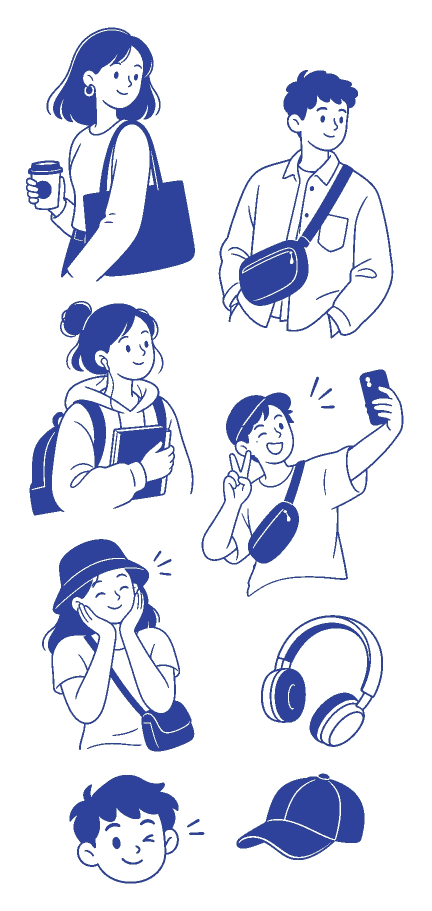
#> input picture photo-sticker-pack-runtime/assets/style-reference.webp, 864 x 1821 px (shown at 1/2 size)
$ python quality_gate.py --input ../assets/style-reference.webp
#> lines starting #> are read from the running program, lines starting #| are printed output that depends on the picture; after the words box and inside, x2 and y2 are one past the last pixel; in counts of white or black regions, pixels touching at a corner belong together; long printed decimals are rounded
### photo-sticker-pack-runtime/scripts/postprocess_sticker.py
from __future__ import annotations

import argparse
from collections import deque
from pathlib import Path
import re
from typing import Tuple

from PIL import Image, ImageChops, ImageDraw, ImageFilter, ImageOps

from font_utils import resolve_cjk_font, resolve_latin_display_font
from svg_layers import compose_layers


SIZE = 1024
SAFE_MARGIN = 64
DIE_CUT_RADIUS = 32
FINAL_DILATION_RADIUS = 1
ART_INSET = SAFE_MARGIN + DIE_CUT_RADIUS + FINAL_DILATION_RADIUS
MAX_ART_SIZE = SIZE - (2 * ART_INSET)
PREFERRED_CAPTIONED_ART_SIZE = 700
MIN_USEFUL_CAPTIONED_ART_SIZE = 384
DIE_CUT_FILTER_SIZE = (2 * DIE_CUT_RADIUS) + 1
FINAL_DILATION_FILTER_SIZE = (2 * FINAL_DILATION_RADIUS) + 1
INK = (46, 66, 155, 255)
WHITE = (255, 255, 255, 255)
TRANSPARENT = (0, 0, 0, 0)
CJK_RE = re.compile(r"[\u3400-\u4dbf\u4e00-\u9fff\uf900-\ufaff]")
ENGLISH_WORD_RE = re.compile(r"[A-Za-z]+(?:'[A-Za-z]+)?")


def _binary(mask: Image.Image, threshold: int = 128) -> Image.Image:
    return mask.convert("L").point(lambda value: 255 if value >= threshold else 0, mode="L")


# [58 lines left out: functions _remove_small_components, _clean_binary_mask, _fit_rgba, _crop_to_alpha, not called in this run]


def _ink_from_rgba(image: Image.Image) -> Image.Image:
    red, green, blue, alpha = image.split()
    channel_minimum = ImageChops.darker(ImageChops.darker(red, green), blue)
    channel_maximum = ImageChops.lighter(ImageChops.lighter(red, green), blue)
    distance_from_white = ImageOps.invert(channel_minimum)
    chroma = ImageChops.subtract(channel_maximum, channel_minimum)
    colored_or_dark = ImageChops.lighter(_binary(distance_from_white, 42), _binary(chroma, 32))
    return ImageChops.darker(_binary(alpha, 16), colored_or_dark)


# [171 lines left out: functions _caption_lines, _caption_mask, _place_caption, _caption_fits_bounds, _fit_captioned_rgba, make_layers and 2 more, not called in this run]


# [2 lines that do not run on import are left out]

### photo-sticker-pack-runtime/scripts/quality_gate.py
from __future__ import annotations

import argparse
from collections import deque
import json
from pathlib import Path

from PIL import Image, ImageFilter

from postprocess_sticker import _ink_from_rgba


MIN_COVERAGE = 0.03
MAX_COVERAGE = 0.72
MAX_FORBIDDEN_RATIO = 0.01
MIN_BORDER_CLEARANCE = 48
# Pixels removed by a 3x3 opening are unsupported one-pixel/fine ink.
MAX_FINE_DETAIL_RATIO = 0.12
# Tiny disconnected marks may be incidental, but cannot dominate the ink.
SMALL_COMPONENT_MAX_AREA = 192
MAX_SMALL_COMPONENT_RATIO = 0.08
# Ink is measured relative to visible subject pixels, not the whole canvas.
MIN_INK_DENSITY = 0.015


def mask_run_count(mask: Image.Image) -> int:
    binary = mask.convert("L").point(lambda value: 1 if value >= 128 else 0)
    pixels = binary.load()
    return sum(
        1
        for y in range(binary.height)
        for x in range(binary.width)
        if pixels[x, y] and (x == 0 or not pixels[x - 1, y])
    )


def small_component_ratio(mask: Image.Image) -> float:
    binary = mask.convert("L").point(lambda value: 255 if value >= 128 else 0)
    width, height = binary.size
    pixels = binary.load()
    seen = bytearray(width * height)
    total_ink = 0
    small_ink = 0
    for y in range(height):
        for x in range(width):
            index = y * width + x
            if seen[index] or not pixels[x, y]:
                continue
            queue = deque([(x, y)])
            seen[index] = 1
            component_area = 0
            while queue:
                px, py = queue.popleft()
                component_area += 1
                for nx, ny in ((px - 1, py), (px + 1, py), (px, py - 1), (px, py + 1)):
                    if 0 <= nx < width and 0 <= ny < height:
                        neighbor_index = ny * width + nx
                        if not seen[neighbor_index] and pixels[nx, ny]:
                            seen[neighbor_index] = 1
                            queue.append((nx, ny))
            total_ink += component_area
            if component_area <= SMALL_COMPONENT_MAX_AREA:
                small_ink += component_area
    return small_ink / max(total_ink, 1)


def fine_detail_ratio(mask: Image.Image) -> float:
    binary = mask.convert("L").point(lambda value: 255 if value >= 128 else 0)
    opened = binary.filter(ImageFilter.MinFilter(3)).filter(ImageFilter.MaxFilter(3))
    ink_pixels = sum(1 for value in binary.getdata() if value)
    supported_pixels = sum(1 for value in opened.getdata() if value)
    return max(0, ink_pixels - supported_pixels) / max(ink_pixels, 1)


def detail_is_excessive(
    fine_ratio: float, component_ratio: float, ink_density: float
) -> bool:
    return (
        fine_ratio > MAX_FINE_DETAIL_RATIO
        or component_ratio > MAX_SMALL_COMPONENT_RATIO
        or ink_density < MIN_INK_DENSITY
    )


def quality_report(image: Image.Image) -> dict[str, object]:
    rgba = image.convert("RGBA")
    alpha = rgba.getchannel("A").point(lambda value: 255 if value >= 16 else 0)
    visible = sum(1 for value in alpha.getdata() if value)
    coverage = visible / (rgba.width * rgba.height)
    bbox = alpha.getbbox()
    allowed = ((46, 66, 155), (255, 255, 255))
    forbidden = sum(
        1
        for red, green, blue, opacity in rgba.getdata()
        if opacity >= 16
        and min(
            sum(abs(value - target) for value, target in zip((red, green, blue), color))
            for color in allowed
        )
        > 48
    )
    forbidden_ratio = forbidden / max(visible, 1)
    ink = _ink_from_rgba(rgba)
    ink_pixels = sum(1 for value in ink.getdata() if value >= 128)
    ink_density = ink_pixels / max(visible, 1)
    fine_ratio = fine_detail_ratio(ink)
    component_ratio = small_component_ratio(ink)
    clearance = (
        0
        if bbox is None
        else min(bbox[0], bbox[1], rgba.width - bbox[2], rgba.height - bbox[3])
    )
    reasons = []
    if not MIN_COVERAGE <= coverage <= MAX_COVERAGE:
        reasons.append("coverage")
    if forbidden_ratio > MAX_FORBIDDEN_RATIO:
        reasons.append("forbidden_palette")
    if detail_is_excessive(fine_ratio, component_ratio, ink_density):
        reasons.append("excessive_detail")
    if clearance < MIN_BORDER_CLEARANCE:
        reasons.append("unsafe_border")
    return {
        "passed": not reasons,
        "reasons": reasons,
        "coverage": coverage,
        "forbidden_ratio": forbidden_ratio,
        "fine_detail_ratio": fine_ratio,
        "small_component_ratio": component_ratio,
        "ink_density": ink_density,
        "border_clearance": clearance,
    }


def main() -> int:
    parser = argparse.ArgumentParser()
    parser.add_argument("--input", required=True, type=Path)
    args = parser.parse_args()
    report = quality_report(Image.open(args.input))
#> in quality_report, `alpha = rgba.getchannel("A").point(lambda value: 255 if value >= 16 el..`: alpha: PIL image 864x1821 L; every value is 255
#> in quality_report, `visible = sum(1 for value in alpha.getdata() if value)`: visible = 1573344
#> in quality_report, `coverage = visible / (rgba.width * rgba.height)`: coverage = 1
#> in quality_report, `bbox = alpha.getbbox()`: bbox = (0, 0, 864, 1821)
#> in quality_report, `forbidden = sum( 1 for red, green, blue, opacity in rgba.getdata() if ..`: forbidden = 5148
#> in quality_report, `forbidden_ratio = forbidden / max(visible, 1)`: forbidden_ratio = 0.00327
#> in _ink_from_rgba, `red, green, blue, alpha = image.split()`:
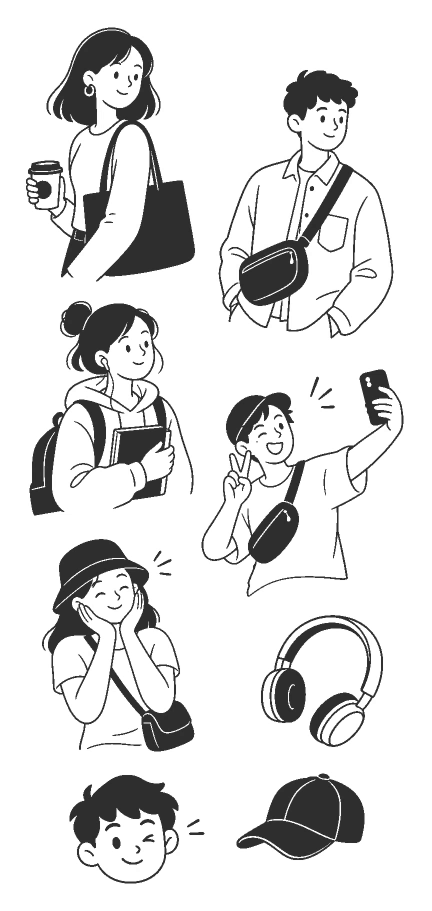
#> red: PIL image 864x1821 L (shown at 1/2 size); min 40, max 255, mean 221
#> in _ink_from_rgba, `red, green, blue, alpha = image.split()`:
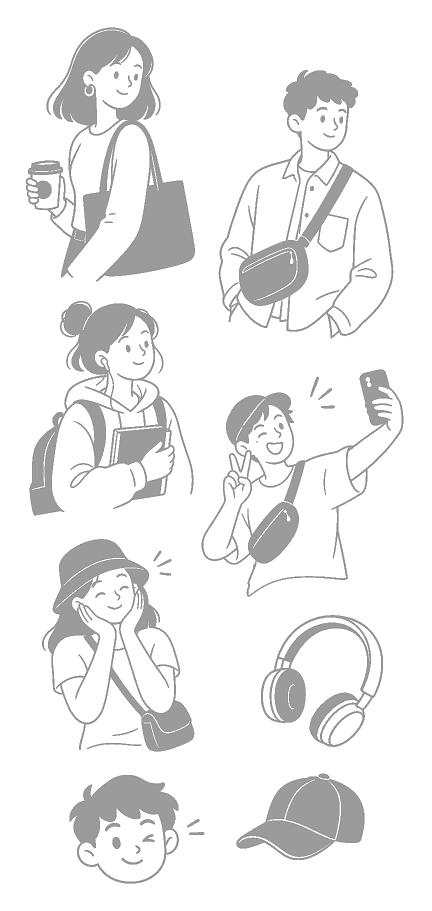
#> blue: PIL image 864x1821 L (shown at 1/2 size); min 91, max 255, mean 237.8
#> in _ink_from_rgba, `distance_from_white = ImageOps.invert(channel_minimum)`:
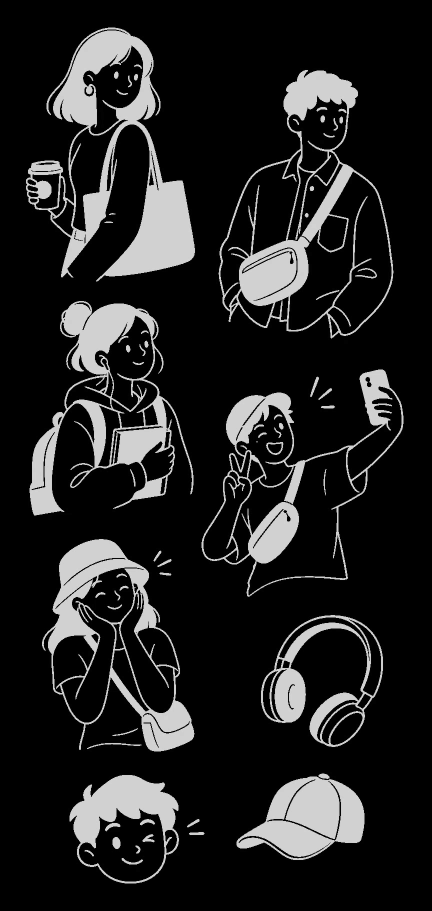
#> distance_from_white: PIL image 864x1821 L (shown at 1/2 size); min 0, max 215, mean 34
#> in _ink_from_rgba, `chroma = ImageChops.subtract(channel_maximum, channel_minimum)`:
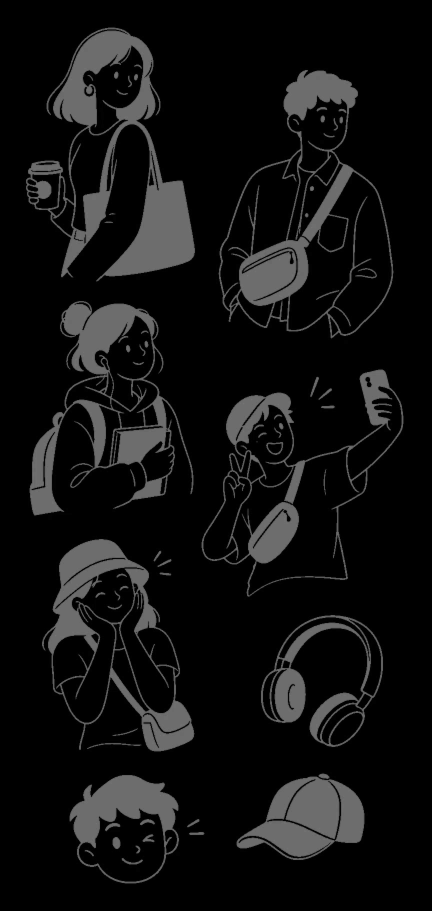
#> chroma: PIL image 864x1821 L (shown at 1/2 size); min 0, max 116, mean 16.9
#> in _binary, `return mask.convert("L").point(lambda value: 255 if value >= threshold..`:
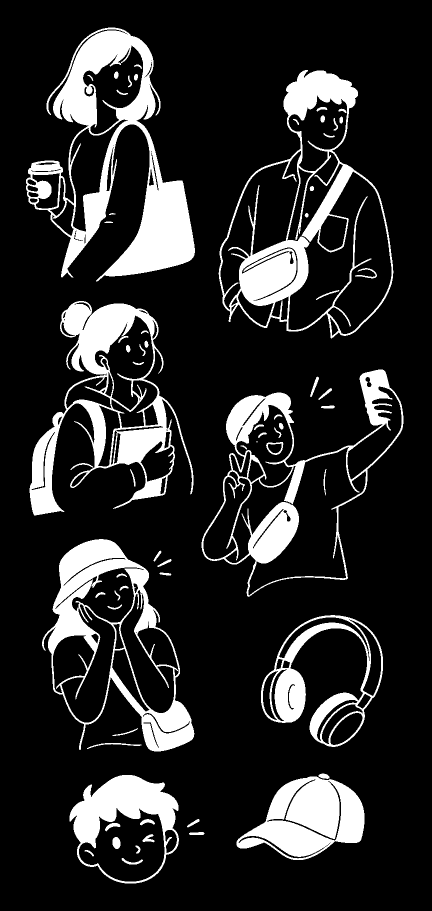
#> returned value: PIL image 864x1821 L (shown at 1/2 size); 16.2% white; 67 white regions (1 under 20 px), largest, box (x1, y1, x2, y2) and area: (52, 55, 390, 563) 54267, (59, 602, 387, 1031) 38468, (437, 140, 787, 677) 36339
#> in _binary (call 2), `return mask.convert("L").point(lambda value: 255 if value >= threshold..`: returned value: PIL image 864x1821 L; 16.2% white; 67 white regions (1 under 20 px), largest, box (x1, y1, x2, y2) and area: (52, 55, 390, 563) 54267, (59, 602, 387, 1031) 38467, (437, 140, 787, 677) 36339
#> in quality_report, `ink_pixels = sum(1 for value in ink.getdata() if value >= 128)`: ink_pixels = 255167
#> in quality_report, `ink_density = ink_pixels / max(visible, 1)`: ink_density = 0.162
#> in fine_detail_ratio, `opened = binary.filter(ImageFilter.MinFilter(3)).filter(ImageFilter.Ma..`:
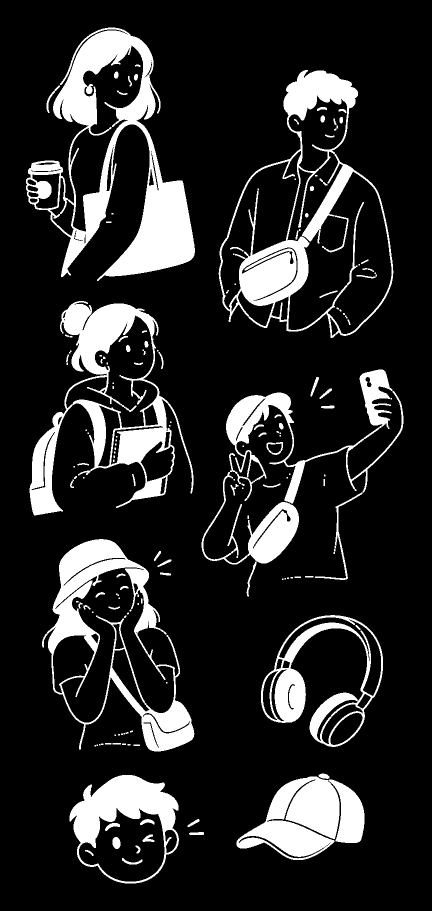
#> opened: PIL image 864x1821 L (shown at 1/2 size); 16% white; 167 white regions (73 under 20 px), largest, box (x1, y1, x2, y2) and area: (52, 55, 390, 562) 53798, (59, 602, 387, 1031) 36883, (437, 140, 787, 676) 34988
#> in fine_detail_ratio, `ink_pixels = sum(1 for value in binary.getdata() if value)`: ink_pixels = 255167
#> in fine_detail_ratio, `supported_pixels = sum(1 for value in opened.getdata() if value)`: supported_pixels = 251112
#> in quality_report, `fine_ratio = fine_detail_ratio(ink)`: fine_ratio = 0.0159
#> in quality_report, `component_ratio = small_component_ratio(ink)`: component_ratio = 0.0175
#> in quality_report, `clearance = ( 0 if bbox is None else min(bbox[0], bbox[1], rgba.width ..`: clearance = 0
#> report = {'passed': False, 'reasons': ['coverage', 'unsafe_border'], 'coverage': 1, 'forbidden_ratio': 0.00327, 'fine_detail_ratio': 0.0159, 'small_component_ratio': 0.0175, 'ink_density': 0.162, 'border_clearance': 0}
    print(json.dumps(report, ensure_ascii=False, sort_keys=True))
#| {"border_clearance": 0, "coverage": 1.0, "fine_detail_ratio": 0.01589, "forbidden_ratio": 0.003272, "ink_density": 0.1622, "passed": false, "reasons": ["coverage", "unsafe_border"], "small_component_ratio": 0.01751}
    return 0 if report["passed"] else 1


if __name__ == "__main__":
#> (the run stopped early here; a loop or call above may not have finished)
